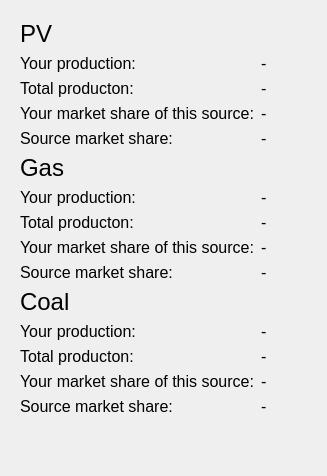
                    <widget class="QWidget" name="tab_sources">
                     <attribute name="title">
                      <string>Sources</string>
                     </attribute>
                     <layout class="QVBoxLayout" name="verticalLayout_34">
                      <item>
                       <layout class="QHBoxLayout" name="info_round_results_horizontalLayout_sources">
                        <item>
                         <widget class="QFrame" name="frame">
                          <property name="minimumSize">
                           <size>
                            <width>50</width>
                            <height>50</height>
                           </size>
                          </property>
                          <property name="frameShape">
                           <enum>QFrame::NoFrame</enum>
                          </property>
                          <property name="frameShadow">
                           <enum>QFrame::Raised</enum>
                          </property>
                          <layout class="QVBoxLayout" name="verticalLayout_35">
                           <item>
                            <widget class="QLabel" name="label_40">
                             <property name="font">
                              <font>
                               <pointsize>18</pointsize>
                              </font>
                             </property>
                             <property name="text">
                              <string>PV</string>
                             </property>
                            </widget>
                           </item>
                           <item>
                            <layout class="QGridLayout" name="gridLayout_4">
                             <item row="1" column="0">
                              <widget class="QLabel" name="label_69">
                               <property name="font">
                                <font>
                                 <pointsize>12</pointsize>
                                </font>
                               </property>
                               <property name="text">
                                <string>Total producton:</string>
                               </property>
                              </widget>
                             </item>
                             <item row="1" column="1">
                              <widget class="QLabel" name="info_sources_label_total_production_pv">
                               <property name="font">
                                <font>
                                 <pointsize>12</pointsize>
                                </font>
                               </property>
                               <property name="text">
                                <string>-</string>
                               </property>
                              </widget>
                             </item>
                             <item row="2" column="0">
                              <widget class="QLabel" name="label_75">
                               <property name="font">
                                <font>
                                 <pointsize>12</pointsize>
                                </font>
                               </property>
                               <property name="text">
                                <string>Your market share of this source:</string>
                               </property>
                              </widget>
                             </item>
                             <item row="3" column="0">
                              <widget class="QLabel" name="label_76">
                               <property name="font">
                                <font>
                                 <pointsize>12</pointsize>
                                </font>
                               </property>
                               <property name="text">
                                <string>Source market share:</string>
                               </property>
                              </widget>
                             </item>
                             <item row="2" column="1">
                              <widget class="QLabel" name="info_sources_label_your_market_share_pv">
                               <property name="font">
                                <font>
                                 <pointsize>12</pointsize>
                                </font>
                               </property>
                               <property name="text">
                                <string>-</string>
                               </property>
                              </widget>
                             </item>
                             <item row="0" column="1">
                              <widget class="QLabel" name="info_sources_label_your_production_pv">
                               <property name="font">
                                <font>
                                 <pointsize>12</pointsize>
                                </font>
                               </property>
                               <property name="text">
                                <string>-</string>
                               </property>
                              </widget>
                             </item>
                             <item row="0" column="0">
                              <widget class="QLabel" name="label_61">
                               <property name="font">
                                <font>
                                 <pointsize>12</pointsize>
                                </font>
                               </property>
                               <property name="text">
                                <string>Your production:</string>
                               </property>
                              </widget>
                             </item>
                             <item row="3" column="1">
                              <widget class="QLabel" name="info_sources_label_source_market_share_pv">
                               <property name="font">
                                <font>
                                 <pointsize>12</pointsize>
                                </font>
                               </property>
                               <property name="text">
                                <string>-</string>
                               </property>
                              </widget>
                             </item>
                            </layout>
                           </item>
                           <item>
                            <widget class="QLabel" name="label_93">
                             <property name="font">
                              <font>
                               <pointsize>18</pointsize>
                              </font>
                             </property>
                             <property name="text">
                              <string>Gas</string>
                             </property>
                            </widget>
                           </item>
                           <item>
                            <layout class="QGridLayout" name="gridLayout_7">
                             <item row="1" column="0">
                              <widget class="QLabel" name="label_102">
                               <property name="font">
                                <font>
                                 <pointsize>12</pointsize>
                                </font>
                               </property>
                               <property name="text">
                                <string>Total producton:</string>
                               </property>
                              </widget>
                             </item>
                             <item row="1" column="1">
                              <widget class="QLabel" name="info_sources_label_total_production_gas">
                               <property name="font">
                                <font>
                                 <pointsize>12</pointsize>
                                </font>
                               </property>
                               <property name="text">
                                <string>-</string>
                               </property>
                              </widget>
                             </item>
                             <item row="2" column="0">
                              <widget class="QLabel" name="label_104">
                               <property name="font">
                                <font>
                                 <pointsize>12</pointsize>
                                </font>
                               </property>
                               <property name="text">
                                <string>Your market share of this source:</string>
                               </property>
                              </widget>
                             </item>
                             <item row="3" column="0">
                              <widget class="QLabel" name="label_105">
                               <property name="font">
                                <font>
                                 <pointsize>12</pointsize>
                                </font>
                               </property>
                               <property name="text">
                                <string>Source market share:</string>
                               </property>
                              </widget>
                             </item>
                             <item row="2" column="1">
                              <widget class="QLabel" name="info_sources_label_your_market_share_gas">
                               <property name="font">
                                <font>
                                 <pointsize>12</pointsize>
                                </font>
                               </property>
                               <property name="text">
                                <string>-</string>
                               </property>
                              </widget>
                             </item>
                             <item row="0" column="1">
                              <widget class="QLabel" name="info_sources_label_your_production_gas">
                               <property name="font">
                                <font>
                                 <pointsize>12</pointsize>
                                </font>
                               </property>
                               <property name="text">
                                <string>-</string>
                               </property>
                              </widget>
                             </item>
                             <item row="0" column="0">
                              <widget class="QLabel" name="label_109">
                               <property name="font">
                                <font>
                                 <pointsize>12</pointsize>
                                </font>
                               </property>
                               <property name="text">
                                <string>Your production:</string>
                               </property>
                              </widget>
                             </item>
                             <item row="3" column="1">
                              <widget class="QLabel" name="info_sources_label_source_market_share_gas">
                               <property name="font">
                                <font>
                                 <pointsize>12</pointsize>
                                </font>
                               </property>
                               <property name="text">
                                <string>-</string>
                               </property>
                              </widget>
                             </item>
                            </layout>
                           </item>
                           <item>
                            <widget class="QLabel" name="label_112">
                             <property name="font">
                              <font>
                               <pointsize>18</pointsize>
                              </font>
                             </property>
                             <property name="text">
                              <string>Coal</string>
                             </property>
                            </widget>
                           </item>
                           <item>
                            <layout class="QGridLayout" name="gridLayout_8">
                             <item row="1" column="0">
                              <widget class="QLabel" name="label_113">
                               <property name="font">
                                <font>
                                 <pointsize>12</pointsize>
                                </font>
                               </property>
                               <property name="text">
                                <string>Total producton:</string>
                               </property>
                              </widget>
                             </item>
                             <item row="1" column="1">
                              <widget class="QLabel" name="info_sources_label_total_production_coal">
                               <property name="font">
                                <font>
                                 <pointsize>12</pointsize>
                                </font>
                               </property>
                               <property name="text">
                                <string>-</string>
                               </property>
                              </widget>
                             </item>
                             <item row="2" column="0">
                              <widget class="QLabel" name="label_117">
                               <property name="font">
                                <font>
                                 <pointsize>12</pointsize>
                                </font>
                               </property>
                               <property name="text">
                                <string>Your market share of this source:</string>
                               </property>
                              </widget>
                             </item>
                             <item row="3" column="0">
                              <widget class="QLabel" name="label_118">
                               <property name="font">
                                <font>
                                 <pointsize>12</pointsize>
                                </font>
                               </property>
                               <property name="text">
                                <string>Source market share:</string>
                               </property>
                              </widget>
                             </item>
                             <item row="2" column="1">
                              <widget class="QLabel" name="info_sources_label_your_market_share_coal">
                               <property name="font">
                                <font>
                                 <pointsize>12</pointsize>
                                </font>
                               </property>
                               <property name="text">
                                <string>-</string>
                               </property>
                              </widget>
                             </item>
                             <item row="0" column="1">
                              <widget class="QLabel" name="info_sources_label_your_production_coal">
                               <property name="font">
                                <font>
                                 <pointsize>12</pointsize>
                                </font>
                               </property>
                               <property name="text">
                                <string>-</string>
                               </property>
                              </widget>
                             </item>
                             <item row="0" column="0">
                              <widget class="QLabel" name="label_121">
                               <property name="font">
                                <font>
                                 <pointsize>12</pointsize>
                                </font>
                               </property>
                               <property name="text">
                                <string>Your production:</string>
                               </property>
                              </widget>
                             </item>
                             <item row="3" column="1">
                              <widget class="QLabel" name="info_sources_label_source_market_share_coal">
                               <property name="font">
                                <font>
                                 <pointsize>12</pointsize>
                                </font>
                               </property>
                               <property name="text">
                                <string>-</string>
                               </property>
                              </widget>
                             </item>
                            </layout>
                           </item>
                           <item>
                            <spacer name="verticalSpacer_15">
                             <property name="orientation">
                              <enum>Qt::Vertical</enum>
                             </property>
                             <property name="sizeHint" stdset="0">
                              <size>
                               <width>20</width>
                               <height>40</height>
                              </size>
                             </property>
                            </spacer>
                           </item>
                          </layout>
                         </widget>
                        </item>
                        <item>
                         <spacer name="horizontalSpacer_21">
                          <property name="orientation">
                           <enum>Qt::Horizontal</enum>
                          </property>
                          <property name="sizeHint" stdset="0">
                           <size>
                            <width>40</width>
                            <height>20</height>
                           </size>
                          </property>
                         </spacer>
                        </item>
                       </layout>
                      </item>
                     </layout>
                    </widget>
